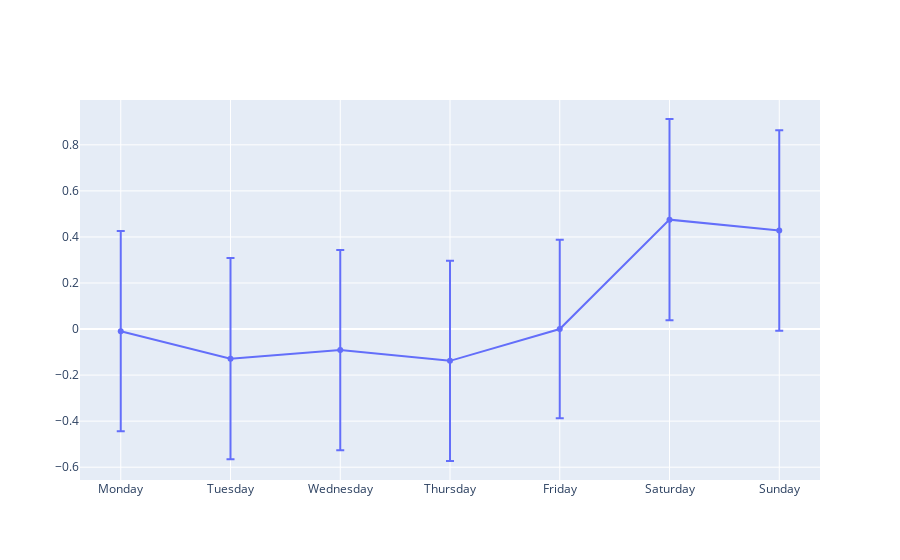

The notebook cell this image was saved under:
### Markdown cell above
## Examine the best models

### Code cell
# which dataid to look at
i = 0

# grab the results for the current datatid
results_dataid = results_dataids[i]

# pull out the results as a pandas dataframe
df = pd.DataFrame(results_dataid['results'])

# grab the best scoring balance parameters
best_fit = df.iloc[df['score'].idxmin()]

# get the dataid from the results dict
dataid = results_dataid['dataid']

# fetch the data for the current dataid
data_dataid = data[data['dataid'] == dataid].copy()

# extract hourly temperatures as a numpy array
temps = np.array(data_dataid['hourly_temps'].tolist())

# recalculate the degree difference from the best model
temp_cooling = best_fit['balance'] + best_fit['distance']/2.0
data_dataid['cdd'] = degree_difference(temp_cooling, temps, is_cooling=True)
temp_heating = best_fit['balance'] - best_fit['distance']/2.0
data_dataid['hdd'] = degree_difference(temp_heating, temps, is_cooling=False)

# rebuild the best model
lmod = smf.ols(
    formula = "usage ~ cdd + hdd + C(day_of_week)",
    data = data_dataid
).fit()

# fit a model without the day of the week to compare if it was useful
lmod_no_dow = smf.ols(
    formula = "usage ~ cdd + hdd",
    data = data_dataid
).fit()

# use ANOVA to determine if we should keep the day of the week feature
anova_results = anova_lm(lmod_no_dow, lmod)
print(anova_results)
has_day_of_week = anova_results['Pr(>F)'][1] < 0.05
if not has_day_of_week:
    lmod = lmod_no_dow
else:
    plotDayOfWeekEffect(lmod)
    
# plot the model vs the observed
plotModel(best_fit['balance'], best_fit['distance'], data_dataid, lmod)

# output the model summary table
lmod.summary()

### Figure 1 — Plotly figure (JSON) as saved in the notebook; plotly's stock layout.template omitted (floating-point values rounded to 4 significant figures)
{"data": [{"error_y": {"array": [0.4349, 0.4374, 0.4353, 0.4349, 0.3879, 0.4371, 0.435], "type": "data", "visible": true}, "type": "scatter", "x": ["Monday", "Tuesday", "Wednesday", "Thursday", "Friday", "Saturday", "Sunday"], "y": [-0.009385, -0.1286, -0.09148, -0.1382, 0, 0.4751, 0.4279]}], "layout": {}}
